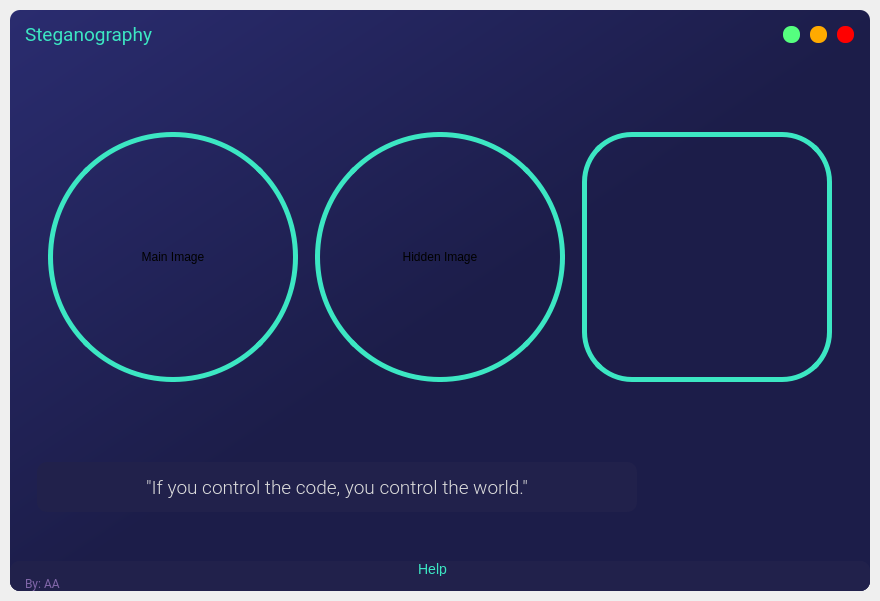
<?xml version="1.0" encoding="UTF-8"?>
<ui version="4.0">
 <class>MainWindow</class>
 <widget class="QMainWindow" name="MainWindow">
  <property name="geometry">
   <rect>
    <x>0</x>
    <y>0</y>
    <width>880</width>
    <height>601</height>
   </rect>
  </property>
  <property name="minimumSize">
   <size>
    <width>880</width>
    <height>600</height>
   </size>
  </property>
  <property name="windowTitle">
   <string>MainWindow</string>
  </property>
  <widget class="QWidget" name="centralwidget">
   <layout class="QVBoxLayout" name="drop_shadow_layout">
    <property name="spacing">
     <number>0</number>
    </property>
    <property name="leftMargin">
     <number>10</number>
    </property>
    <property name="topMargin">
     <number>10</number>
    </property>
    <property name="rightMargin">
     <number>10</number>
    </property>
    <property name="bottomMargin">
     <number>10</number>
    </property>
    <item>
     <widget class="QFrame" name="drop_shadow_frame">
      <property name="styleSheet">
       <string notr="true">background-color: qlineargradient(spread:pad, x1:0, y1:0, x2:1, y2:1, stop:0 rgba(42, 44, 111, 255), stop:0.521368 rgba(28, 29, 73, 255));
border-radius: 10px;</string>
      </property>
      <property name="frameShape">
       <enum>QFrame::NoFrame</enum>
      </property>
      <property name="frameShadow">
       <enum>QFrame::Raised</enum>
      </property>
      <layout class="QGridLayout" name="gridLayout">
       <property name="leftMargin">
        <number>0</number>
       </property>
       <property name="topMargin">
        <number>0</number>
       </property>
       <property name="rightMargin">
        <number>0</number>
       </property>
       <property name="bottomMargin">
        <number>0</number>
       </property>
       <item row="0" column="0">
        <widget class="QFrame" name="title_bar">
         <property name="maximumSize">
          <size>
           <width>16777215</width>
           <height>50</height>
          </size>
         </property>
         <property name="styleSheet">
          <string notr="true">background-color: none;</string>
         </property>
         <property name="frameShape">
          <enum>QFrame::NoFrame</enum>
         </property>
         <property name="frameShadow">
          <enum>QFrame::Raised</enum>
         </property>
         <layout class="QHBoxLayout" name="horizontalLayout">
          <property name="spacing">
           <number>0</number>
          </property>
          <property name="leftMargin">
           <number>0</number>
          </property>
          <property name="topMargin">
           <number>0</number>
          </property>
          <property name="rightMargin">
           <number>0</number>
          </property>
          <property name="bottomMargin">
           <number>0</number>
          </property>
          <item>
           <widget class="QFrame" name="frame_title">
            <property name="minimumSize">
             <size>
              <width>0</width>
              <height>50</height>
             </size>
            </property>
            <property name="font">
             <font>
              <family>Roboto Condensed Light</family>
              <pointsize>14</pointsize>
             </font>
            </property>
            <property name="frameShape">
             <enum>QFrame::StyledPanel</enum>
            </property>
            <property name="frameShadow">
             <enum>QFrame::Raised</enum>
            </property>
            <layout class="QVBoxLayout" name="verticalLayout_2">
             <property name="spacing">
              <number>0</number>
             </property>
             <property name="leftMargin">
              <number>15</number>
             </property>
             <property name="topMargin">
              <number>0</number>
             </property>
             <property name="rightMargin">
              <number>0</number>
             </property>
             <property name="bottomMargin">
              <number>0</number>
             </property>
             <item>
              <widget class="QLabel" name="label_title2">
               <property name="font">
                <font>
                 <family>Roboto</family>
                 <pointsize>14</pointsize>
                </font>
               </property>
               <property name="styleSheet">
                <string notr="true">color: rgb(60, 231, 195);</string>
               </property>
               <property name="text">
                <string>&lt;html&gt;&lt;head/&gt;&lt;body&gt;&lt;p&gt;Steganography&lt;/p&gt;&lt;/body&gt;&lt;/html&gt;</string>
               </property>
              </widget>
             </item>
            </layout>
           </widget>
          </item>
          <item>
           <widget class="QFrame" name="frame_btns">
            <property name="maximumSize">
             <size>
              <width>100</width>
              <height>16777215</height>
             </size>
            </property>
            <property name="frameShape">
             <enum>QFrame::StyledPanel</enum>
            </property>
            <property name="frameShadow">
             <enum>QFrame::Raised</enum>
            </property>
            <layout class="QHBoxLayout" name="horizontalLayout_3">
             <item>
              <widget class="QPushButton" name="btn_maximize">
               <property name="minimumSize">
                <size>
                 <width>16</width>
                 <height>16</height>
                </size>
               </property>
               <property name="maximumSize">
                <size>
                 <width>17</width>
                 <height>17</height>
                </size>
               </property>
               <property name="toolTip">
                <string>Maximize</string>
               </property>
               <property name="styleSheet">
                <string notr="true">QPushButton {
	border: none;
	border-radius: 8px;	
	background-color: rgb(85, 255, 127);
}
QPushButton:hover {	
	background-color: rgba(85, 255, 127, 150);
}</string>
               </property>
               <property name="text">
                <string/>
               </property>
              </widget>
             </item>
             <item>
              <widget class="QPushButton" name="btn_minimize">
               <property name="minimumSize">
                <size>
                 <width>16</width>
                 <height>16</height>
                </size>
               </property>
               <property name="maximumSize">
                <size>
                 <width>17</width>
                 <height>17</height>
                </size>
               </property>
               <property name="toolTip">
                <string>Minimize</string>
               </property>
               <property name="styleSheet">
                <string notr="true">QPushButton {
	border: none;
	border-radius: 8px;		
	background-color: rgb(255, 170, 0);
}
QPushButton:hover {	
	background-color: rgba(255, 170, 0, 150);
}</string>
               </property>
               <property name="text">
                <string/>
               </property>
              </widget>
             </item>
             <item>
              <widget class="QPushButton" name="btn_close">
               <property name="minimumSize">
                <size>
                 <width>16</width>
                 <height>16</height>
                </size>
               </property>
               <property name="maximumSize">
                <size>
                 <width>17</width>
                 <height>17</height>
                </size>
               </property>
               <property name="toolTip">
                <string>Close</string>
               </property>
               <property name="styleSheet">
                <string notr="true">QPushButton {
	border: none;
	border-radius: 8px;		
	background-color: rgb(255, 0, 0);
}
QPushButton:hover {		
	background-color: rgba(255, 0, 0, 150);
}</string>
               </property>
               <property name="text">
                <string/>
               </property>
              </widget>
             </item>
            </layout>
           </widget>
          </item>
         </layout>
        </widget>
       </item>
       <item row="1" column="0">
        <widget class="QFrame" name="content_bar">
         <property name="styleSheet">
          <string notr="true">background-color: none;</string>
         </property>
         <property name="frameShape">
          <enum>QFrame::StyledPanel</enum>
         </property>
         <property name="frameShadow">
          <enum>QFrame::Raised</enum>
         </property>
         <layout class="QVBoxLayout" name="verticalLayout_4">
          <item>
           <widget class="QStackedWidget" name="stackedWidget">
            <property name="styleSheet">
             <string notr="true">background-color: none;</string>
            </property>
            <property name="currentIndex">
             <number>0</number>
            </property>
            <widget class="QWidget" name="page_home">
             <layout class="QVBoxLayout" name="verticalLayout_5">
              <property name="spacing">
               <number>0</number>
              </property>
              <property name="leftMargin">
               <number>0</number>
              </property>
              <property name="topMargin">
               <number>0</number>
              </property>
              <property name="rightMargin">
               <number>0</number>
              </property>
              <property name="bottomMargin">
               <number>0</number>
              </property>
              <item>
               <widget class="QFrame" name="frame_content_home">
                <property name="frameShape">
                 <enum>QFrame::StyledPanel</enum>
                </property>
                <property name="frameShadow">
                 <enum>QFrame::Raised</enum>
                </property>
                <layout class="QVBoxLayout" name="verticalLayout_9">
                 <item>
                  <widget class="QFrame" name="frame_infos">
                   <property name="frameShape">
                    <enum>QFrame::StyledPanel</enum>
                   </property>
                   <property name="frameShadow">
                    <enum>QFrame::Raised</enum>
                   </property>
                   <layout class="QHBoxLayout" name="horizontalLayout_4">
                    <item>
                     <widget class="QFrame" name="frame_circle_1">
                      <property name="minimumSize">
                       <size>
                        <width>250</width>
                        <height>250</height>
                       </size>
                      </property>
                      <property name="maximumSize">
                       <size>
                        <width>250</width>
                        <height>250</height>
                       </size>
                      </property>
                      <property name="styleSheet">
                       <string notr="true">QFrame{
	border: 5px solid rgb(60, 231, 195);
	border-radius: 125px;
}
QFrame:hover {
	border: 5px solid rgb(105, 95, 148);
}</string>
                      </property>
                      <property name="frameShape">
                       <enum>QFrame::StyledPanel</enum>
                      </property>
                      <property name="frameShadow">
                       <enum>QFrame::Raised</enum>
                      </property>
                      <layout class="QVBoxLayout" name="verticalLayout_6">
                       <property name="spacing">
                        <number>10</number>
                       </property>
                       <property name="leftMargin">
                        <number>10</number>
                       </property>
                       <property name="topMargin">
                        <number>50</number>
                       </property>
                       <property name="rightMargin">
                        <number>10</number>
                       </property>
                       <property name="bottomMargin">
                        <number>50</number>
                       </property>
                       <item>
                        <widget class="QPushButton" name="pushButton">
                         <property name="cursor">
                          <cursorShape>OpenHandCursor</cursorShape>
                         </property>
                         <property name="statusTip">
                          <string>Choose the cover image</string>
                         </property>
                         <property name="whatsThis">
                          <string>Choose the cover image</string>
                         </property>
                         <property name="styleSheet">
                          <string notr="true">font: 18pt &quot;MS Shell Dlg 2&quot;;</string>
                         </property>
                         <property name="text">
                          <string>Main Image</string>
                         </property>
                        </widget>
                       </item>
                      </layout>
                     </widget>
                    </item>
                    <item>
                     <widget class="QFrame" name="frame_circle_2">
                      <property name="minimumSize">
                       <size>
                        <width>250</width>
                        <height>250</height>
                       </size>
                      </property>
                      <property name="maximumSize">
                       <size>
                        <width>250</width>
                        <height>250</height>
                       </size>
                      </property>
                      <property name="styleSheet">
                       <string notr="true">QFrame{
	border: 5px solid rgb(60, 231, 195);
	border-radius: 125px;
}
QFrame:hover {
	border: 5px solid rgb(105, 95, 148);
}</string>
                      </property>
                      <property name="frameShape">
                       <enum>QFrame::StyledPanel</enum>
                      </property>
                      <property name="frameShadow">
                       <enum>QFrame::Raised</enum>
                      </property>
                      <layout class="QVBoxLayout" name="verticalLayout_7">
                       <property name="spacing">
                        <number>10</number>
                       </property>
                       <property name="leftMargin">
                        <number>10</number>
                       </property>
                       <property name="topMargin">
                        <number>50</number>
                       </property>
                       <property name="rightMargin">
                        <number>10</number>
                       </property>
                       <property name="bottomMargin">
                        <number>50</number>
                       </property>
                       <item>
                        <widget class="QPushButton" name="pushButton_2">
                         <property name="cursor">
                          <cursorShape>OpenHandCursor</cursorShape>
                         </property>
                         <property name="styleSheet">
                          <string notr="true">
font: 20pt &quot;MS Shell Dlg 2&quot;;</string>
                         </property>
                         <property name="text">
                          <string>Hidden Image</string>
                         </property>
                        </widget>
                       </item>
                      </layout>
                     </widget>
                    </item>
                    <item>
                     <widget class="QFrame" name="frame_circle_3">
                      <property name="minimumSize">
                       <size>
                        <width>250</width>
                        <height>250</height>
                       </size>
                      </property>
                      <property name="maximumSize">
                       <size>
                        <width>250</width>
                        <height>250</height>
                       </size>
                      </property>
                      <property name="autoFillBackground">
                       <bool>false</bool>
                      </property>
                      <property name="styleSheet">
                       <string notr="true">QFrame{
	border: 5px solid rgb(60, 231, 195);
	border-radius: 50px;
}
QFrame:hover {
	border: 5px solid rgb(105, 95, 148);
}</string>
                      </property>
                      <property name="frameShape">
                       <enum>QFrame::StyledPanel</enum>
                      </property>
                      <property name="frameShadow">
                       <enum>QFrame::Raised</enum>
                      </property>
                      <layout class="QVBoxLayout" name="verticalLayout_8">
                       <property name="spacing">
                        <number>5</number>
                       </property>
                       <property name="sizeConstraint">
                        <enum>QLayout::SetDefaultConstraint</enum>
                       </property>
                       <property name="leftMargin">
                        <number>5</number>
                       </property>
                       <property name="topMargin">
                        <number>5</number>
                       </property>
                       <property name="rightMargin">
                        <number>3</number>
                       </property>
                       <property name="bottomMargin">
                        <number>5</number>
                       </property>
                      </layout>
                     </widget>
                    </item>
                   </layout>
                  </widget>
                 </item>
                 <item>
                  <widget class="QFrame" name="frame_texts">
                   <property name="minimumSize">
                    <size>
                     <width>600</width>
                     <height>0</height>
                    </size>
                   </property>
                   <property name="maximumSize">
                    <size>
                     <width>16777215</width>
                     <height>100</height>
                    </size>
                   </property>
                   <property name="frameShape">
                    <enum>QFrame::StyledPanel</enum>
                   </property>
                   <property name="frameShadow">
                    <enum>QFrame::Raised</enum>
                   </property>
                   <layout class="QVBoxLayout" name="verticalLayout_10">
                    <item>
                     <widget class="QLabel" name="label_13">
                      <property name="maximumSize">
                       <size>
                        <width>600</width>
                        <height>50</height>
                       </size>
                      </property>
                      <property name="font">
                       <font>
                        <family>Roboto Light</family>
                        <pointsize>14</pointsize>
                       </font>
                      </property>
                      <property name="styleSheet">
                       <string notr="true">color: rgb(220, 220, 220);
background-color: rgb(33, 33, 75);
border-radius: 10px;</string>
                      </property>
                      <property name="text">
                       <string>&quot;If you control the code, you control the world.&quot;</string>
                      </property>
                      <property name="alignment">
                       <set>Qt::AlignCenter</set>
                      </property>
                     </widget>
                    </item>
                   </layout>
                  </widget>
                 </item>
                </layout>
               </widget>
              </item>
             </layout>
            </widget>
            <widget class="QWidget" name="page_credits">
             <widget class="QFrame" name="frame_content_credits">
              <property name="geometry">
               <rect>
                <x>90</x>
                <y>70</y>
                <width>120</width>
                <height>80</height>
               </rect>
              </property>
              <property name="frameShape">
               <enum>QFrame::StyledPanel</enum>
              </property>
              <property name="frameShadow">
               <enum>QFrame::Raised</enum>
              </property>
             </widget>
            </widget>
           </widget>
          </item>
         </layout>
        </widget>
       </item>
       <item row="2" column="0">
        <widget class="QFrame" name="credits_bar">
         <property name="maximumSize">
          <size>
           <width>16777215</width>
           <height>30</height>
          </size>
         </property>
         <property name="styleSheet">
          <string notr="true">background-color: rgb(33, 33, 75);</string>
         </property>
         <property name="frameShape">
          <enum>QFrame::NoFrame</enum>
         </property>
         <property name="frameShadow">
          <enum>QFrame::Raised</enum>
         </property>
         <layout class="QHBoxLayout" name="horizontalLayout_2">
          <property name="spacing">
           <number>0</number>
          </property>
          <property name="leftMargin">
           <number>0</number>
          </property>
          <property name="topMargin">
           <number>0</number>
          </property>
          <property name="rightMargin">
           <number>0</number>
          </property>
          <property name="bottomMargin">
           <number>0</number>
          </property>
          <item>
           <widget class="QFrame" name="frame_label_credits">
            <property name="frameShape">
             <enum>QFrame::StyledPanel</enum>
            </property>
            <property name="frameShadow">
             <enum>QFrame::Raised</enum>
            </property>
            <layout class="QVBoxLayout" name="verticalLayout_3">
             <property name="spacing">
              <number>0</number>
             </property>
             <property name="leftMargin">
              <number>15</number>
             </property>
             <property name="topMargin">
              <number>0</number>
             </property>
             <property name="rightMargin">
              <number>0</number>
             </property>
             <property name="bottomMargin">
              <number>0</number>
             </property>
             <item>
              <widget class="QPushButton" name="bmw">
               <property name="styleSheet">
                <string notr="true">color: rgb(60, 231, 195);
font:14px;</string>
               </property>
               <property name="text">
                <string>Help</string>
               </property>
              </widget>
             </item>
             <item>
              <widget class="QLabel" name="label_credits">
               <property name="font">
                <font>
                 <family>Roboto</family>
                </font>
               </property>
               <property name="styleSheet">
                <string notr="true">color: rgb(128, 102, 168);</string>
               </property>
               <property name="text">
                <string>By: AA</string>
               </property>
              </widget>
             </item>
            </layout>
           </widget>
          </item>
          <item>
           <widget class="QFrame" name="frame_grip">
            <property name="minimumSize">
             <size>
              <width>30</width>
              <height>30</height>
             </size>
            </property>
            <property name="maximumSize">
             <size>
              <width>30</width>
              <height>30</height>
             </size>
            </property>
            <property name="styleSheet">
             <string notr="true">padding: 5px;</string>
            </property>
            <property name="frameShape">
             <enum>QFrame::StyledPanel</enum>
            </property>
            <property name="frameShadow">
             <enum>QFrame::Raised</enum>
            </property>
           </widget>
          </item>
         </layout>
        </widget>
       </item>
      </layout>
     </widget>
    </item>
   </layout>
  </widget>
 </widget>
 <resources/>
 <connections/>
</ui>
